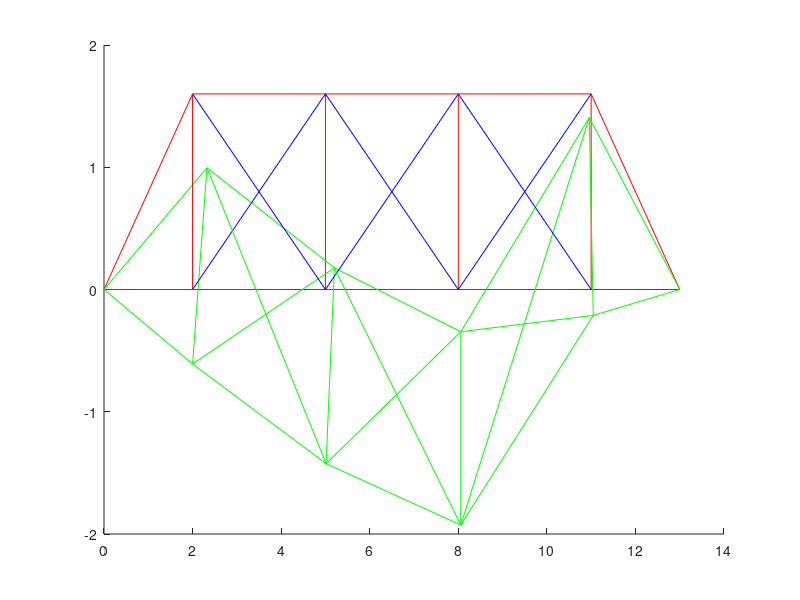

Recreate this plot in MATLAB.
% Reseni prihradove konstrukce (predmet NLMECH)
%
% Teorie 2. radu
%

clear; clc

% Dimenze ulohy (2 stupne volnosti:u,v, 2 uzly na prutu):
ndof=2   ;
puzlu=2 ;  

% ZADANI - material:
E=210e9 ;
A=0.1  ;

% ZADANI - geometrie:
uzly=[
0 0 ;
2 0 ;
5 0 ;
8 0 ;
11 0 ;
13 0
2 1.6;
5 1.6;
8 1.6;
11 1.6;
];
pruty=[
1 2 0.1 0;
2 3 0.1 0;
3 4 0.1 0;
4 5 0.1 0;
5 6 0.1 0;
1 7 0.1 0;
2 7 0.1 0;
3 8 0.1 0;
4 9 0.1 0;
5 10 0.1 0;
6 10 0.1 0;
7 8 0.1 0;
8 9 0.1 0;
9 10 0.1 0;

2 8 0.01 0;
3 7 0.01 0;
3 9 0.01 0;
4 8 0.01 0;
4 10 0.01 0;
5 9 0.01 0];

nuzlu=size(uzly,1);
nprutu=size(pruty,1);

% ZADANI - podpory (uzel,smer,velikost):
podpory=[
1 1 0 ;
1 2 0  ;
6 1 0 ;
6 2 0 ];
npodpor=size(podpory,1);

% ZADANI - sily (uzel,smer,velikost):
sily=[
7 2 -10000 ;
9 2 -10000 ;
10 1 5000 ];
nsil=size(sily,1);

% VYPOCET: --------------------------------

% Vypocet kodovych cisel:
kcis=zeros(nprutu,ndof*puzlu);
for i=1:nprutu
  for j=1:puzlu
    for k=1:ndof
      kcis(i, ((j-1)*ndof+k))=(pruty(i,j)-1)*ndof+k ;
    end
  end
end

% Nulovani matic a vektoru:
velikost = nuzlu*ndof;

K = zeros(velikost);
M = zeros(velikost);
u = zeros(velikost,1);
F = zeros(velikost,1);

% Sestaveni a lokalizace matic tuhosti:
for i=1:nprutu
	% Delka prutu
	dx2 = (uzly(pruty(i,1),1)-uzly(pruty(i,2),1))^2;
	dy2 = (uzly(pruty(i,1),2)-uzly(pruty(i,2),2))^2;
	L = sqrt(dx2 + dy2);

	% Matice tuhosti:
  S=[1 0 ; 1 L];
  B=[0 1];
  
  % CV2: test, zda prut byl tlaceny
  if pruty(i,3) < 0.05
    if pruty(i,4) < 1
        D=[E]; % Tazeny
    else
        D=[E/1000]; % Tlaceny
        %disp('Pocitam s tlacenym prutem...')
        %i
    end
  else
      D=[E];
  end
  
  Si=inv(S);
  A = pruty(i,3); % Toto je nove pro NLM
  Kel=A*L*Si'*B'*D*B*Si;
  Keg=[Kel(1,1) 0 Kel(1,2) 0 ;
      0 0 0 0 ;
      Kel(2,1) 0 Kel(2,2) 0
      0 0 0 0 ];
	% Transformace:
	s = (uzly(pruty(i,2),2)-uzly(pruty(i,1),2))/L;
	c = (uzly(pruty(i,2),1)-uzly(pruty(i,1),1))/L;
  T = [ c s 0 0 ; -s c 0 0 ; 
        0 0 c s ; 0 0 -s c ] ;
  Ke = T' * Keg * T;
  
	% Samotna lokalizace:
  for j=1:(puzlu*ndof)
    for k=1:(puzlu*ndof)
      K(kcis(i,j),kcis(i,k)) = K(kcis(i,j),kcis(i,k))+Ke(j,k);
    end
  end
end

% Zatizeni:
for i=1:nsil
	iuz=sily(i,1);
	ismer=sily(i,2);
	pos = (ndof*(iuz-1))+ismer;
  F(pos) = F(pos)+sily(i,3);
end

% Podpory:
for i=1:npodpor
	iuz=podpory(i,1);
	ismer=podpory(i,2);
	pos = (ndof*(iuz-1))+ismer;
  u(pos) = u(pos)+podpory(i,3);
	for j=1:velikost
    K(pos,j) = 0.0 ;
    K(j,pos) = 0.0 ;
  end
	K(pos,pos) = 1.0 ;
end

% RESENI soustavy rovnic:
u=K\F;

gmult = 0.025*max(uzly(:))/max(u); % kvuli grafice

% CV3 vektor pro nevyvazene sily:
g = zeros(velikost,1);

% Vypocet vysledku na prutech:
for i=1:nprutu
	ue  = zeros(puzlu*ndof,1);
	uel = zeros(puzlu*ndof,1);

	% Ziskani lokalnich vektoru deformaci:
	for j=1:(puzlu*ndof)
		ue(j) = u(kcis(i,j));
	end

  % CV3 zapocitani deformaci konstrukce do sourdnic uzlu:
  uzly(pruty(i,1),1) = uzly(pruty(i,1),1) +  ue(1) ;
  uzly(pruty(i,1),2) = uzly(pruty(i,1),2) +  ue(2) ;
  uzly(pruty(i,2),1) = uzly(pruty(i,2),1) +  ue(3) ;
  uzly(pruty(i,2),2) = uzly(pruty(i,2),2) +  ue(4) ;

	% Transformace:
	dx2 = (uzly(pruty(i,1),1)-uzly(pruty(i,2),1))^2;
	dy2 = (uzly(pruty(i,1),2)-uzly(pruty(i,2),2))^2;
	L = sqrt(dx2 + dy2);

	s = (uzly(pruty(i,2),2)-uzly(pruty(i,1),2))/L;
	c = (uzly(pruty(i,2),1)-uzly(pruty(i,1),1))/L;
  T = [ c s 0 0 ; -s c 0 0 ; 
        0 0 c s ; 0 0 -s c ] ;
  uel = T * ue;

  % Matice tuhosti (jen lokalni):
  S=[1 0 ; 1 L];
  B=[0 1];
  
  % CV2: test, zda prut byl tlaceny
  if pruty(i,3) < 0.05
    if pruty(i,4) < 1
        D=[E]; % Tazeny
    else
        D=[E/1000]; % Tlaceny
        %disp('Pocitam s tlacenym prutem...')
    end
    else
      D=[E];
  end
  
  Si=inv(S);
  A = pruty(i,3); % Toto je nove pro NLM
  Kel=A*L*Si'*B'*D*B*Si;
  Kelb=[Kel(1,1) 0 Kel(1,2) 0 ;
      0 0 0 0 ;
      Kel(2,1) 0 Kel(2,2) 0
      0 0 0 0 ];
	
  % sily v prutech:
	Fe = Kelb * uel;
  N = Fe(1);

  % CV5 geometricka matice dle prednasky:
  Me = (N/L)*[ 0  0  0  0 ;
               0  1  0 -1 ;
               0  0  0  0 ;
               0 -1  0  1 ];
  Mg = T' * Me * T;
  
  for j=1:(puzlu*ndof)
    for k=1:(puzlu*ndof)
      M(kcis(i,j),kcis(i,k)) = M(kcis(i,j),kcis(i,k))+Mg(j,k);
    end
  end
  
  % Kvuli kresleni:
    souradnice(:,:,i)=[
        uzly(pruty(i,1),1) uzly(pruty(i,1),2) ;
        uzly(pruty(i,2),1) uzly(pruty(i,2),2) ];
    
    souradnicedef(:,:,i)=[
        uzly(pruty(i,1),1)+ue(1)*gmult uzly(pruty(i,1),2)+ue(2)*gmult ;
        uzly(pruty(i,2),1)+ue(3)*gmult uzly(pruty(i,2),2)+ue(4)*gmult ];
end

% CV5 vypocet vlastnich cisel (mocnina nasobitele zatizeni):
% Podpory:
for i=1:npodpor
	iuz=podpory(i,1);
	ismer=podpory(i,2);
	pos = (ndof*(iuz-1))+ismer;
	for j=1:velikost
    M(pos,j) = 0.0 ;
    M(j,pos) = 0.0 ;
  end
	M(pos,pos) = 1.0 ;
end

d = eig(K, M); % Nefunguje v Octave 2.x :-(

disp('Nasobitel zatizeni je:')
sqrt(d(1))

 % Grafika - vykresleni konstrukce:
 hold on
 for i=1:nprutu
     if pruty(i,3) > 0.05
         % tvar konstrukce:
         plot(souradnice(:,1,i),souradnice(:,2,i),'-r');
         % vykresleni deformaci:
     plot(souradnicedef(:,1,i),souradnicedef(:,2,i),'-g');
     else
         if pruty(i,4) < 1
         % tvar konstrukce:
         plot(souradnice(:,1,i),souradnice(:,2,i),'-b');
         % vykresleni deformaci:
         plot(souradnicedef(:,1,i),souradnicedef(:,2,i),'-g');
         else
             plot(souradnice(:,1,i),souradnice(:,2,i),'-y');
         end
     end
 end
 %axis equal
 hold off
 
%pruty
